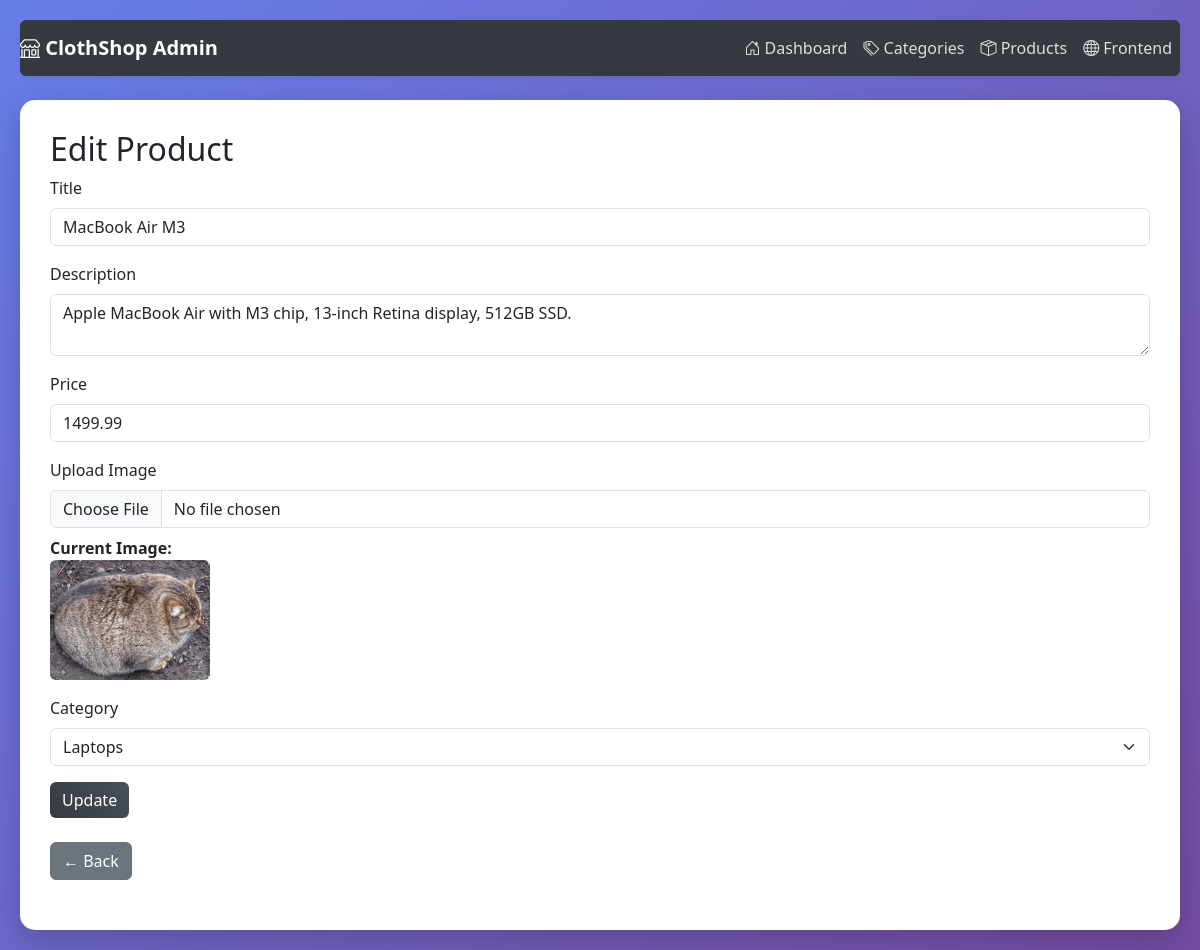
The page /admin/products/edit/2 on the database its author committed.
### models/category.py (models this page shows, shortened)
class Product(db.Model):
    __tablename__ = 'product'
    id = db.Column(db.Integer, primary_key=True)
    title = db.Column(db.String(200), nullable=False)
    price = db.Column(db.Float, nullable=False)
    description = db.Column(db.Text, nullable=False)
    image = db.Column(db.String(255))
    category_id = db.Column(db.Integer, db.ForeignKey('category.id'), nullable=False)

class Category(db.Model):
    __tablename__ = 'category'
    id = db.Column(db.Integer, primary_key=True)
    name = db.Column(db.String(50), nullable=False, unique=True)
    parent_id = db.Column(db.Integer, db.ForeignKey('category.id'), nullable=True)
    parent = db.relationship('Category', remote_side=[id], backref=db.backref('children', lazy=True))
    products = db.relationship('Product', backref='category', lazy=True)

### routes/products.py (the view, shortened to what this page needs)
@app.route('/admin/products/edit/<int:id>', methods=['GET', 'POST'])
def edit_product(id):
    product = Product.query.get_or_404(id)
    categories = Category.query.all()
    return render_template('admin/edit_product.html', product=product, categories=categories)

### routes/products.py (called while the page is built)
@app.context_processor
def inject_categories():
    categories = Category.query.all()
    return dict(nav_categories=categories)

### templates/admin/edit_product.html
{% extends "admin/base.html" %}
{% block content %}
<h2>{{ "Edit" if product else "Add" }} Product</h2>
<form method="POST" enctype="multipart/form-data">
    <div class="mb-3">
        <label for="title" class="form-label">Title</label>
        <input type="text" name="title" id="title" placeholder="Enter product title"
               value="{{ product.title if product else '' }}" required class="form-control">
    </div>
    <div class="mb-3">
        <label for="description" class="form-label">Description</label>
        <textarea name="description" id="description" placeholder="Enter description" required
                  class="form-control">{{ product.description if product else '' }}</textarea>
    </div>
    <div class="mb-3">
        <label for="price" class="form-label">Price</label>
        <input type="number" step="0.01" name="price" id="price" placeholder="Enter price"
               value="{{ product.price if product else '' }}" required class="form-control">
    </div>
    <div class="mb-3">
        <label for="image" class="form-label">Upload Image</label>
        <input type="file" name="image" id="image" class="form-control" {% if not product %}required{% endif %}>
        {% if product and product.image %}
            <p class="mt-2">
                <strong>Current Image:</strong><br>
                <img src="{{ url_for('static', filename='products/' + product.image) }}"
                     alt="Product Image" style="max-height: 120px; border-radius: 6px;">
            </p>
        {% endif %}
    </div>
    <div class="mb-3">
        <label for="category_id" class="form-label">Category</label>
        <select name="category_id" id="category_id" class="form-select" required>
            {% for cat in categories %}
            <option value="{{ cat.id }}" {% if product and product.category_id == cat.id %}selected{% endif %}>
                {{ cat.name }}
            </option>
            {% endfor %}
        </select>
    </div>
    <button type="submit" class="btn btn-dark">{{ "Update" if product else "Add" }}</button>
</form>
<br>
<a href="{{ url_for('list_products') }}" class="btn btn-secondary btn-back">← Back</a>
{% endblock %}

### templates/admin/base.html (style rules this page uses)
body { padding: 20px; font-family: 'Segoe UI', Tahoma, Geneva, Verdana, sans-serif; background: linear-gradient(135deg, #667eea 0%, #764ba2 100%); min-height: 100vh; }
.btn-back { margin-bottom: 20px; transition: all 0.3s; }
.btn-dark { background: linear-gradient(45deg, #343a40, #495057); border: none; transition: all 0.3s; }

### rows shown on the page
Product: title "MacBook Air M3", description "Apple MacBook Air with M3 chip, 13-inch Retina display, 512GB SSD.", price "1499.99", image (picture), category_id "Laptops"

### other values the page prints
{{ "Edit" if product else "Add" }} "Edit"
{{ "Update" if product else "Add" }} "Update"
